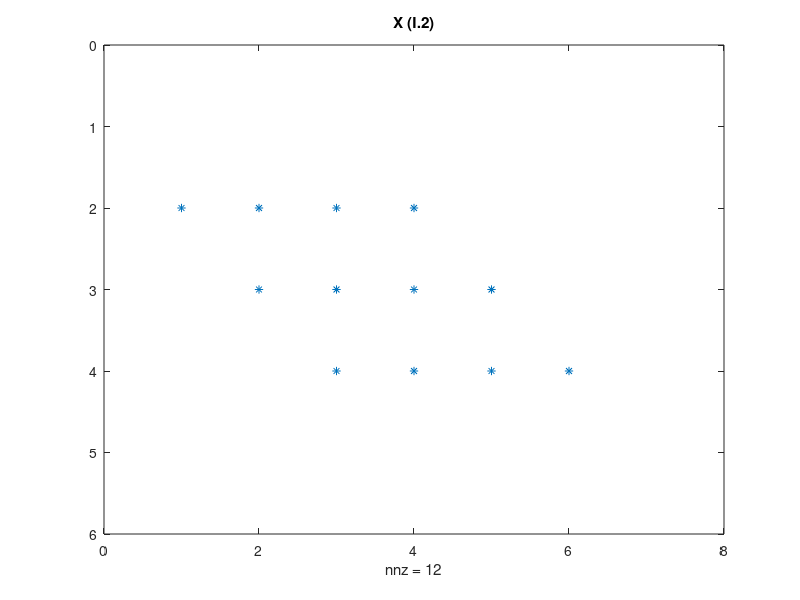
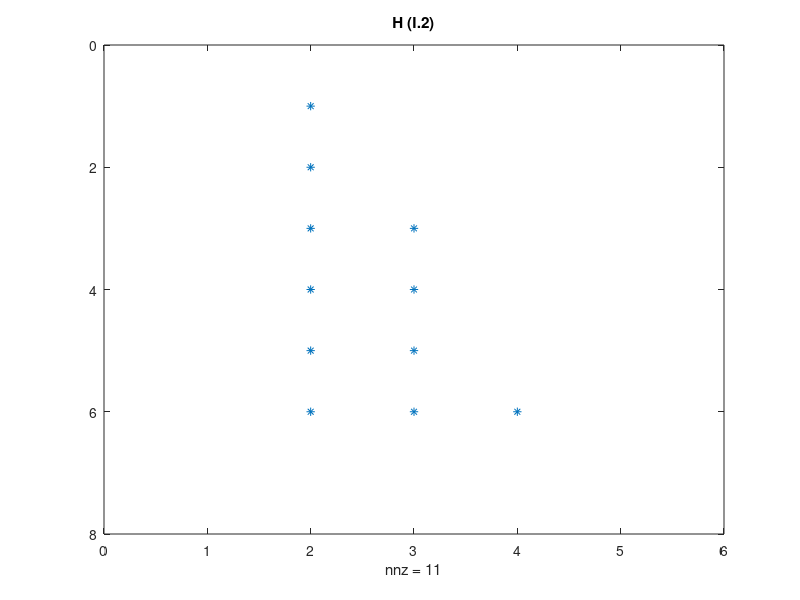
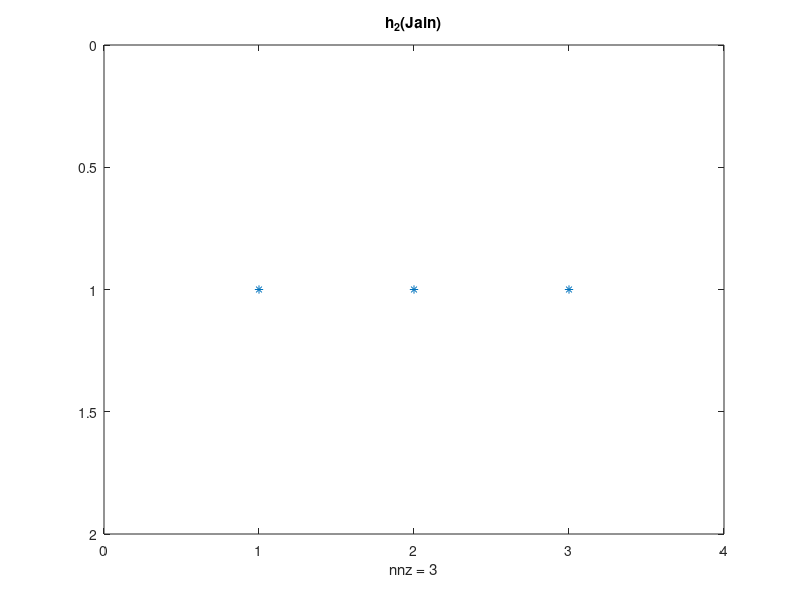
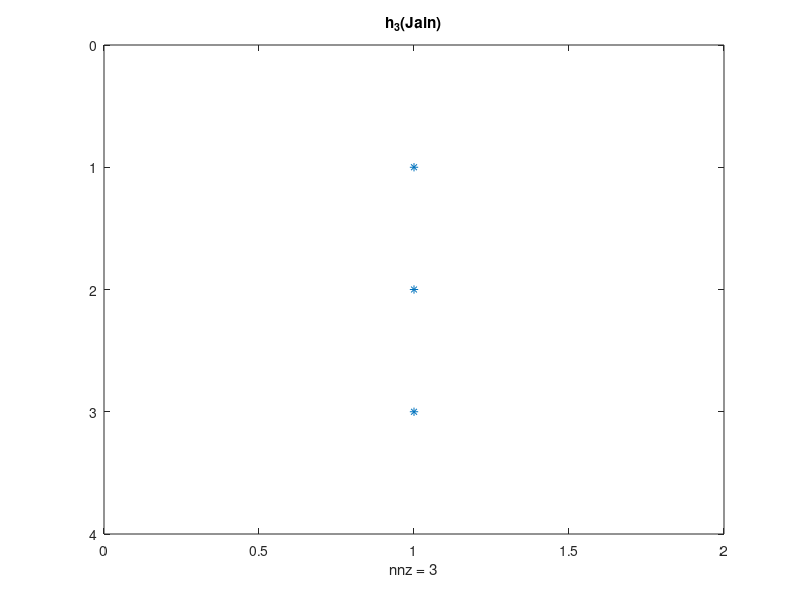

MATLAB code to generate these figures, in order: (Note: this script raises an error after producing the figures.)
% 1a Lista

%% I.1 - Jain ex. 2.5 pg. 45
fprintf('I.1 results');
x = [2 5 4; 1 4 1]; % x ->, y downward
h_1 = [0 -1 0; -1 4 -1; 0 -1 1];
h_2 = [1 2 3];
h_3 = [-1; 3; -2];
h = {h_1, h_2, h_3};

pivot = figure(1);
spy(x)
title('x (Jain)');
N_h = numel(h);
for i = 1:N_h
    figure(i + 1);
    spy(h{i})
    title(strcat('h_', num2str(i, '%d'), '(Jain)'));
    r = conv2(x,h{i})
    figure(i + 1 + N_h);
    spy(r)
    title(strcat('x * h_', num2str(i)))
end
fprintf('Close figures to display results from the next item (I.2)\n');
uiwait(pivot);
close all;

%% I.2
fprintf('I.2 results\n')
% X
aux = ones(1,4);
pivot = figure(1)
X = [zeros(1,7); aux zeros(1,3); 0 aux 0 0; 0 0 aux 0; zeros(1,7)];
spy(X)
title('X (I.2)');

% H
h_aux1 = [0 1 zeros(1,3)];
h_aux2 = [0 1 1 0 0];
H = [h_aux1; h_aux1; h_aux2; h_aux2; h_aux2; 0 ones(1,3) 0; zeros(1,5)];

figure(2);
spy(H)
title('H (I.2)');
res = convImg(X,H)

figure(3);
spy(res)
title('X * H');
fprintf('Close figures to display results from the next item (II.1)\n');
uiwait(pivot);
close all;

%% II.1
fprintf('II.1 and II.2 results\n');

g = @(m,n,theta,d) 0.5 + 0.5*cos( (2*pi/d)*(m*cosd(theta) + n*sind(theta)) );

Theta = [zeros(1,4) 90*ones(1,6) 45 45 30 70];
D = [256 150 64*sqrt(2) 64 25 16*sqrt(2) 10 4 2 1 32 32*sqrt(2) 16 4];
for idx = 1:numel(D)
    for i = 0:255
        for j = 0:255
            M(i+1,j+1) = g(i,j,Theta(idx),D(idx));
        end
    end
    figure(idx)
    subplot(1,3,1);
    imshow(M);
    subplot(1,3,2);
    mesh(M);
    subplot(1,3,3);
    fft_im = fft2(M);
    imagesc(fftshift(log(abs(fft_im)) + 1));
    Fig = gcf;
    title(Fig.Children(end),strcat('$\theta = $', num2str(Theta(idx)), ', d = ', num2str(D(idx))) , 'Interpreter','latex');
end

%

%functions
% I.2
function n = trans(x,dim)
    n = 0;
    for i = 1:size(x,dim)
        if (dim == 2)
            if (all(x(:,i) == 0))
                n = n + 1;
            else
                break;
            end
        else
            if (all(x(i,:) == 0))
                n = n + 1;
            else
                break;
            end
        end
    end
end

function res = convImg(X,H)
    X_x = trans(X,1);
    H_x = trans(H,1);
    X_y = trans(X,2);
    H_y = trans(H,2);
    res = conv2(X(X_x+1:end,X_y+1:end), H(H_x+1:end,H_y+1:end));
    res = [zeros(size(res,1), X_x + H_x) res];
    res = [zeros(X_y + H_y, size(res,2)); res];
end